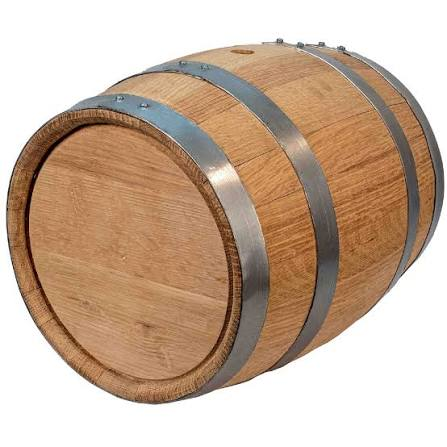
#> input picture assets/source/intro/barrel-photo.jpg, 447 x 447 px, found by its file name
$ python prepare-intro-stills.py
#> lines starting #> are read from the running program, lines starting #| are printed output that depends on the picture; after the words box and inside, x2 and y2 are one past the last pixel; in counts of white or black regions, pixels touching at a corner belong together
#!/usr/bin/env python3
"""Cuts out the intro stills: oak barrel (white background → alpha) and the crystal glass
(black background → alpha from luminance, so only the real glass highlights remain)."""
import numpy as np
from PIL import Image, ImageFilter
from scipy import ndimage

S = 'assets/source/intro'
OUT = 'public/intro'

# --- Barrel: flood the white background from the border, keep everything enclosed ---
b = np.asarray(Image.open(f'{S}/barrel-photo.jpg').convert('RGB')).astype(np.int16)
d = (255 - b).max(axis=2)
near = d < 26
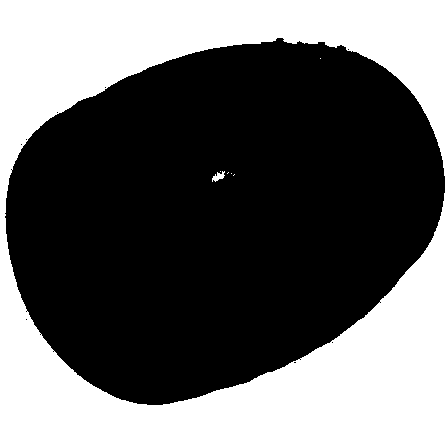
#> near: shape (447, 447) bool; 39.9% white; 7 white regions (5 under 20 px), largest, box (x1, y1, x2, y2) and area: (0, 0, 447, 447) 79687, (212, 171, 225, 182) 75
lab, _ = ndimage.label(near)
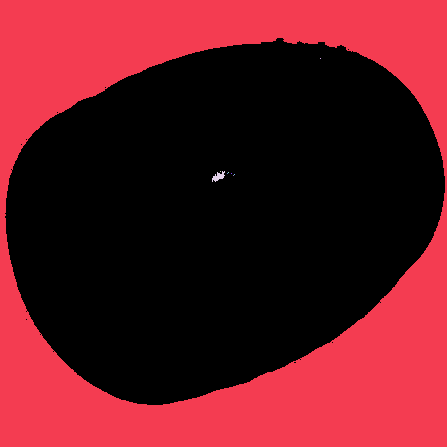
#> lab: shape (447, 447) int32; 10 distinct labels, from 0 to 9; one colour per label, 0 black
border = set(np.unique(np.concatenate([lab[0], lab[-1], lab[:, 0], lab[:, -1]]))) - {0}
#> border = 1 item
fg = ndimage.binary_fill_holes(~np.isin(lab, list(border)))
#> fg: shape (447, 447) bool; 60.1% white; 1 black region, box (x1, y1, x2, y2) and area: (0, 0, 447, 447) 79687
fg = ndimage.binary_opening(fg, iterations=1)
#> fg: shape (447, 447) bool; 60.1% white; 1 black region, box (x1, y1, x2, y2) and area: (0, 0, 447, 447) 79715
a = Image.fromarray((fg * 255).astype(np.uint8)).filter(ImageFilter.GaussianBlur(0.7))
img = Image.fromarray(b.astype(np.uint8)).convert('RGBA')
img.putalpha(a)
img = img.crop(img.getbbox())
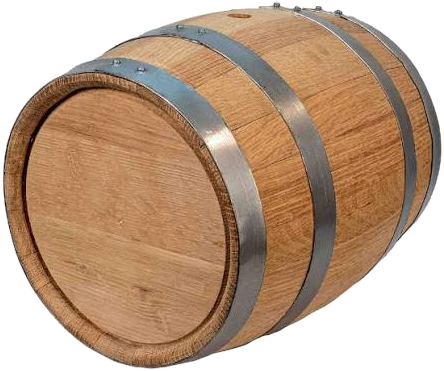
#> img: PIL image 444x371 RGBA; mean R, G, B, A 189.4, 160.6, 136.8, 185.9; transparent parts drawn white
img = img.resize((img.width * 2, img.height * 2), Image.LANCZOS).filter(ImageFilter.UnsharpMask(1.2, 70, 2))
#> img: PIL image 888x742 RGBA
img.save(f'{OUT}/barrel.png', optimize=True)
print('barrel', img.size)
#| barrel (888, 742)

# --- Glass: alpha = luminance (black → transparent), cropped to the glass ---
g = Image.open(f'{S}/glass-photo.jpg').convert('RGB')
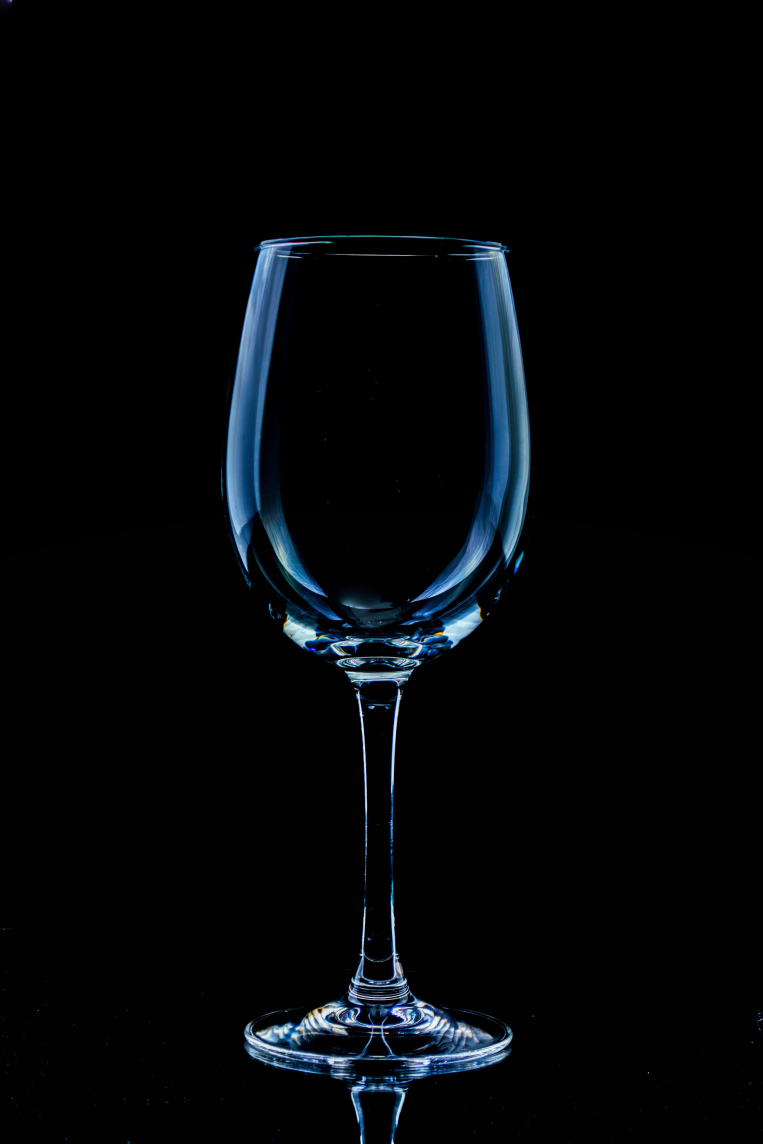
#> input picture assets/source/intro/glass-photo.jpg, 3811 x 5717 px, found by its file name (shown at 1/5 size)
#> g is the input picture: PIL image 3811x5717 RGB; mean R, G, B 4.2, 6.6, 8.8
arr = np.asarray(g).astype(np.float32) / 255
lum = arr.max(axis=2)
ys, xs = np.where(lum > 0.12)
y0, y1, x0, x1 = ys.min(), ys.max(), xs.min(), xs.max()
#> y0 = 0; y1 = 5716; x0 = 3; x1 = 3810
# drop the floor reflection under the foot
y1 = int(y0 + (y1 - y0) * 0.955)
#> y1 = 5458
arr = arr[y0:y1, x0:x1]
#> arr: shape (5458, 3807, 3) float32
lum = arr.max(axis=2)
#> lum: shape (5458, 3807) float32
alpha = np.clip((lum - 0.06) * 1.9, 0, 1)
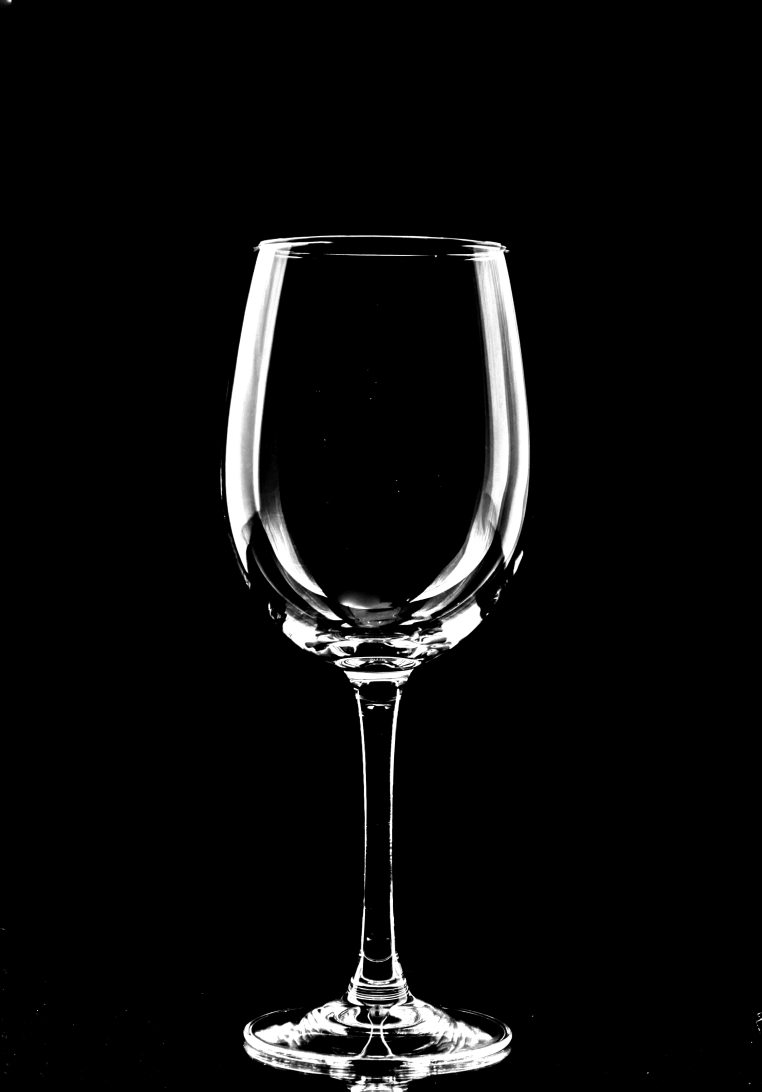
#> alpha: shape (5458, 3807) float32 (shown at 1/5 size); min 0, max 1, mean 0.0476
rgb = np.clip(arr / np.maximum(lum[..., None], 1e-3), 0, 1)  # un-premultiplied colour
rgb = rgb * 0.75 + 0.25  # lift towards white-crystal
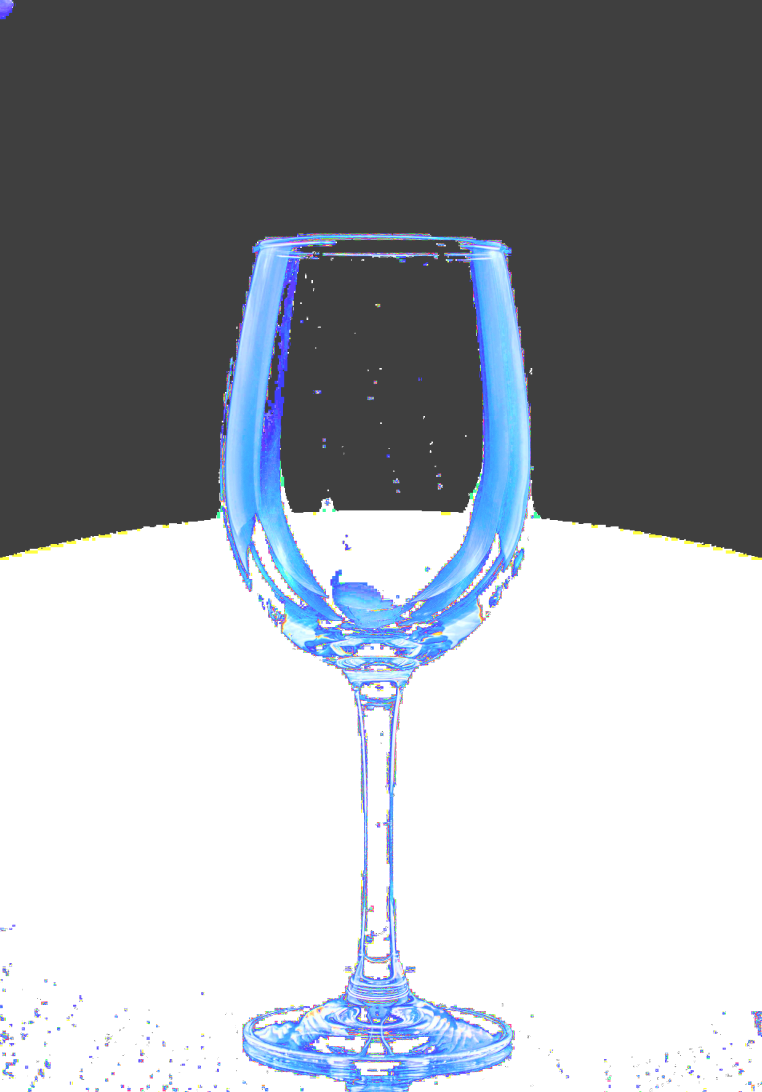
#> rgb: shape (5458, 3807, 3) float32 (shown at 1/5 size); mean R, G, B 0.619, 0.639, 0.66
out = np.dstack([rgb * 255, alpha * 255]).astype(np.uint8)
gi = Image.fromarray(out, 'RGBA')
gi = gi.resize((int(gi.width * 1100 / gi.height), 1100), Image.LANCZOS)
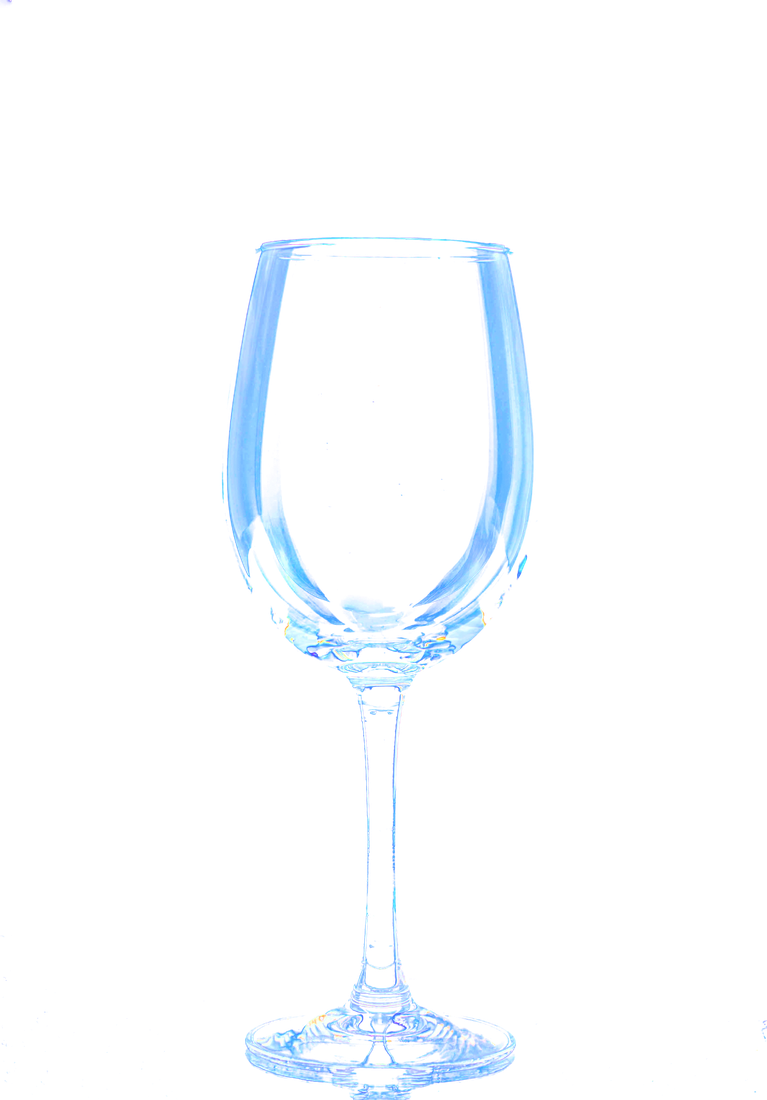
#> gi: PIL image 767x1100 RGBA; mean R, G, B, A 10.1, 15.1, 20.2, 12.1; transparent parts drawn white
gi.save(f'{OUT}/glass.png', optimize=True)
print('glass', gi.size)
#| glass (767, 1100)
